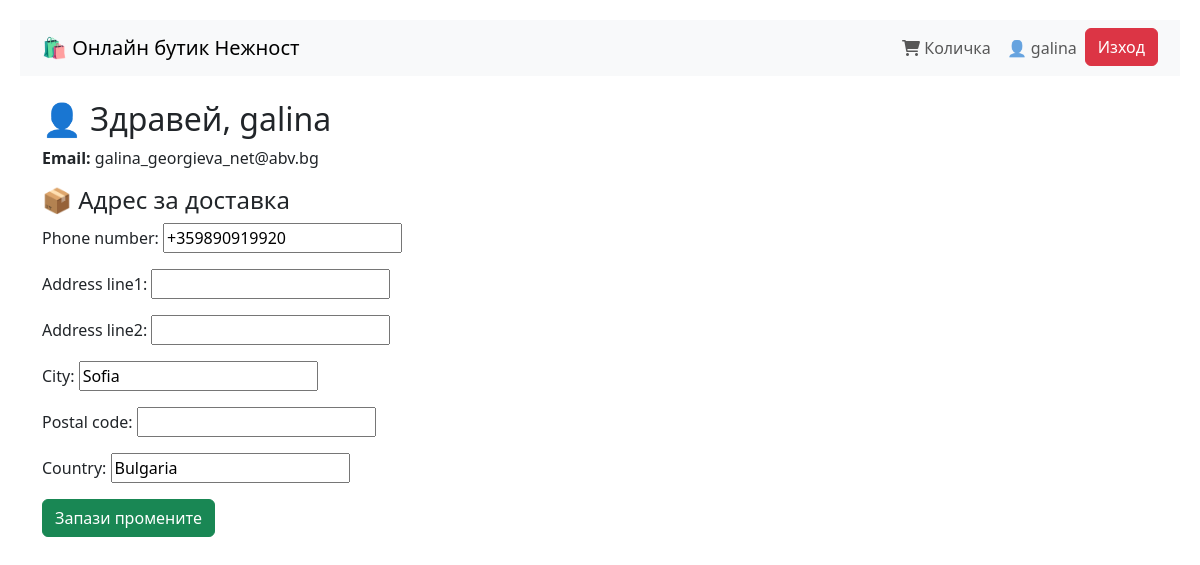
/accounts/profile/ (signed in), run on the app's committed database.
### accounts/models.py (models this page shows, shortened)
class UserProfile(models.Model):
    user = models.OneToOneField(User, on_delete=models.CASCADE)
    phone_number = models.CharField(max_length=20, blank=True)
    address_line1 = models.CharField(max_length=255, blank=True)
    address_line2 = models.CharField(max_length=255, blank=True)
    city = models.CharField(max_length=100, blank=True)
    postal_code = models.CharField(max_length=20, blank=True)
    country = models.CharField(max_length=100, blank=True)

### accounts/views.py (the view)
# urls.py: path('profile/', views.profile, name='profile'),
def profile(request):
    profile = request.user.userprofile
    if request.method == 'POST':
        form = UserProfileForm(request.POST, instance=profile)
        if form.is_valid():
            form.save()
    else:
        form = UserProfileForm(instance=profile)
    return render(request, 'accounts/profile.html', {
        'form': form,
        'user': request.user,
    })

### accounts/forms.py
class UserProfileForm(forms.ModelForm):
    class Meta:
        model = UserProfile
        fields = ['phone_number', 'address_line1', 'address_line2', 'city', 'postal_code', 'country']

### templates/accounts/profile.html (shortened to what this page needs)
{% extends "shop/base.html" %}
{% block content %}
<h2>👤 Здравей, {{ user.username }}</h2>
<p><strong>Email:</strong> {{ user.email }}</p>
<form method="POST" class="mt-3">
  <h4>📦 Адрес за доставка</h4>
  {{ form.as_p }}
  <button type="submit" class="btn btn-success">Запази промените</button>
</form>
{% endblock %}

### templates/shop/base.html (shortened to what this page needs)
<!DOCTYPE html>
<html lang="bg">
<head>
    <link rel="stylesheet" href="https://cdnjs.cloudflare.com/ajax/libs/font-awesome/6.0.0-beta3/css/all.min.css">
    <link href="https://cdn.jsdelivr.net/npm/bootstrap@5.3.0/dist/css/bootstrap.min.css" rel="stylesheet">
</head>
<body>
    <nav class="navbar navbar-expand-lg navbar-light bg-light">
    <div class="container">
        <a class="navbar-brand" href="{% url 'home' %}">🛍️ Онлайн бутик Нежност</a>
        <ul class="navbar-nav ms-auto">
            {% if user.is_authenticated %}
            <li class="nav-item">
                <a class="nav-link" href="{% url 'view_cart' %}">
                    <i class="fas fa-shopping-cart"></i> Количка
                </a>
            </li>
                <li class="nav-item"><a class="nav-link" href="{% url 'profile' %}">👤 {{ user.username }}</a></li>
                <form method="POST" action="{% url 'logout' %}">
                    <button type="submit" class="btn btn-danger">Изход</button>
                </form>
            {% else %}
                <li class="nav-item"><a class="nav-link" href="{% url 'login' %}">🔑 Вход</a></li>
                <li class="nav-item"><a class="nav-link" href="{% url 'register' %}">📝 Регистрация</a></li>
            {% endif %}
        </ul>
    </div>
</nav>
    <div class="container mt-4">
        {% block content %}{% endblock %}
    </div>
</body>
</html>

### templates/shop/base.html (style rules this page uses)
body { padding: 20px; }

### data on the page
UserProfile: phone_number "+359890919920", city "Sofia", country "Bulgaria"

### other printed values
{{ user.username }} "galina"
{{ user.email }} "galina_georgieva_net@abv.bg"
